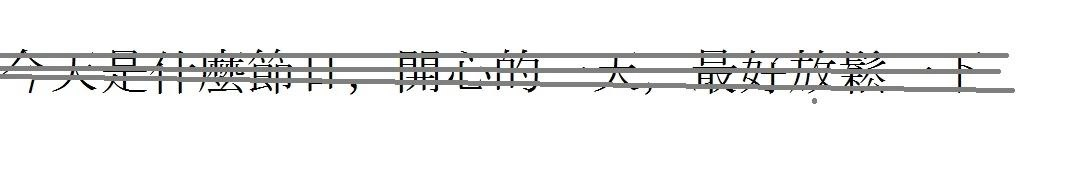
#> input picture 4/lab4.jpg, 1084 x 182 px
$ jupyter execute lab4.ipynb
#> lines starting #> are read from the running program, lines starting #| are printed output that depends on the picture
# Лабораторная работа 4
> Выполнена студентом: **Гусаровым А.С. 22ВВИм2**

Цель лабораторной работы:
Преобразование изображение для последующего перевода

[cell 1]
import matplotlib.pyplot as plt
import cv2 as cv
import numpy as np

[cell 2]
img = cv.imread('lab4.jpg', cv.COLOR_BGR2GRAY)
#> img is the input picture: shape (182, 1084, 3); mean B, G, R 239.8, 239.9, 239.8
plt.imshow(img)

[cell 3]
ret, thresh = cv.threshold(img, 110, 255, cv.THRESH_BINARY_INV + cv.THRESH_BINARY)
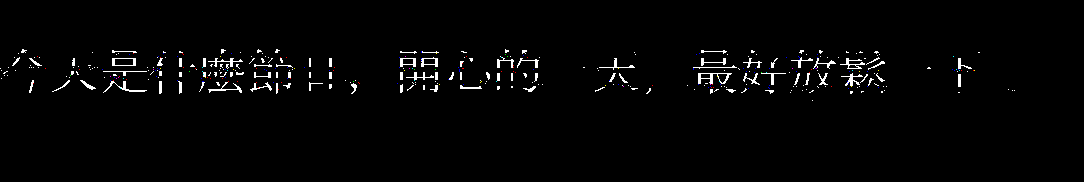
#> thresh: shape (182, 1084, 3); mean B, G, R 5.1, 5, 5

plt.figure(figsize=(16,10))
plt.imshow(thresh, 'gray')

[cell 4]
ret, thresh = cv.threshold(img, 100, 255, cv.THRESH_BINARY)
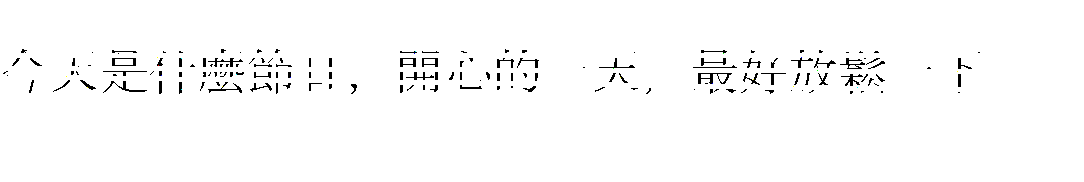
#> thresh: shape (182, 1084, 3); mean B, G, R 250.3, 250.3, 250.3

plt.figure(figsize=(16,10))
plt.imshow(thresh, 'gray')

[cell 5]
thresh2 = cv.erode(thresh, np.ones((2,2), np.int8))
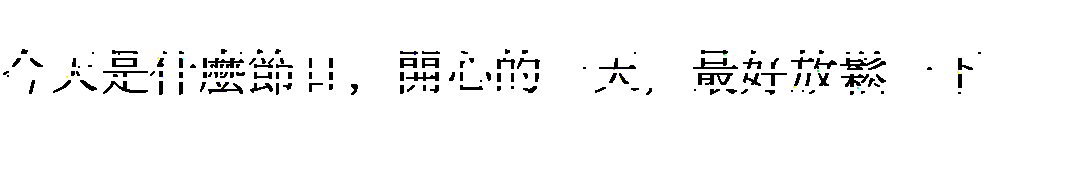
#> thresh2: shape (182, 1084, 3); mean B, G, R 246.8, 246.8, 246.8

plt.figure(figsize=(16,10))
plt.imshow(thresh2, 'gray')

## Результат

[cell 6]
img_res = cv.imread('result.png', cv.COLOR_BGR2GRAY)
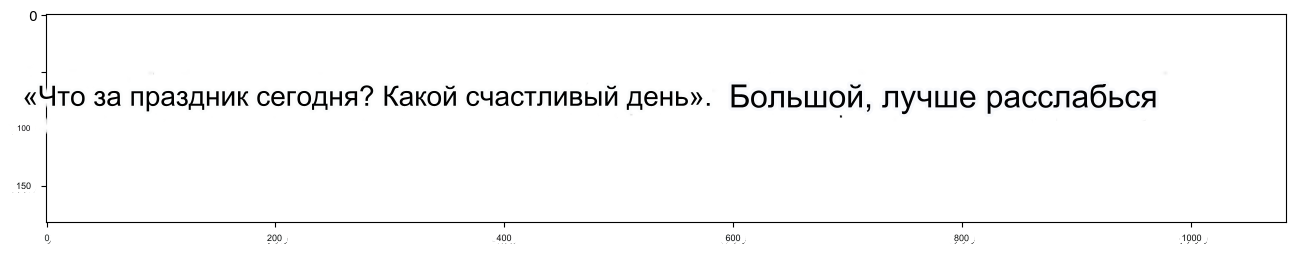
#> input picture 4/result.png, 1296 x 256 px
#> img_res is the input picture: shape (256, 1296, 3); mean B, G, R 247.1, 247, 247
plt.figure(figsize=(16,10))
plt.imshow(img_res)

[cell 7]
img_res = cv.imread('result2.png', cv.COLOR_BGR2GRAY)
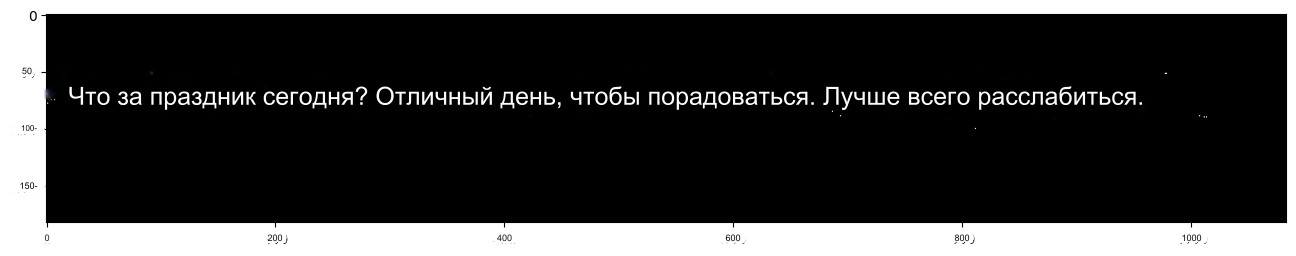
#> input picture 4/result2.png, 1296 x 256 px
#> img_res is the input picture: shape (256, 1296, 3); mean B, G, R 59.3, 59.3, 59.3
plt.figure(figsize=(16,10))
plt.imshow(img_res)
